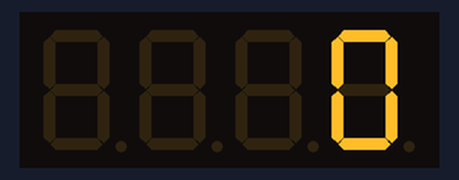
A sketch run on a simulated Arduino Uno, built with avr-gcc and run on an emulated ATmega328P. Shown: 4-digit seven-segment display.

Above: at 0.08 s.
At 5.05 s:
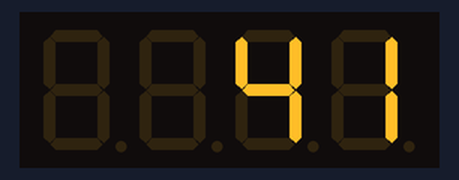
At 10.02 s:
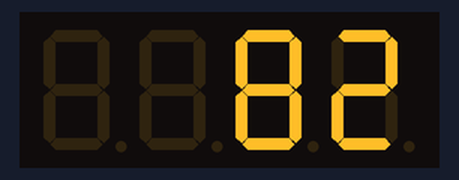
At 19.96 s:
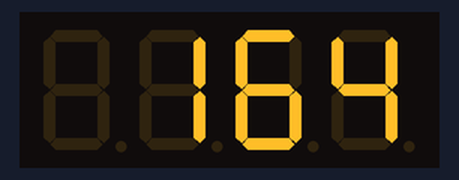
At 29.89 s:
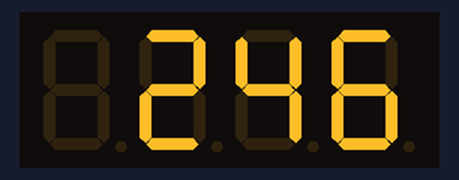
At 39.83 s:
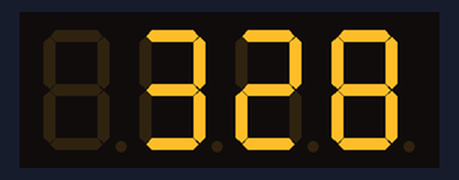

The sketch:

4-Digit_7-Segment_Display.ino
```cpp
// Project 64: 4-Digit 7-Segment Display
// Displays a counting number on a 4-digit 7-segment display using a TM1637 driver.
// Needs the "TM1637" library.

#include <TM1637Display.h>

#define CLK 2
#define DIO 3

TM1637Display display(CLK, DIO);

void setup() {
  display.setBrightness(0x0f); // Set max brightness
}

void loop() {
  for(int i = 0; i <= 9999; i++) {
    display.showNumberDec(i, false); // Display number, no leading zeros
    delay(100);
  }
}
```
